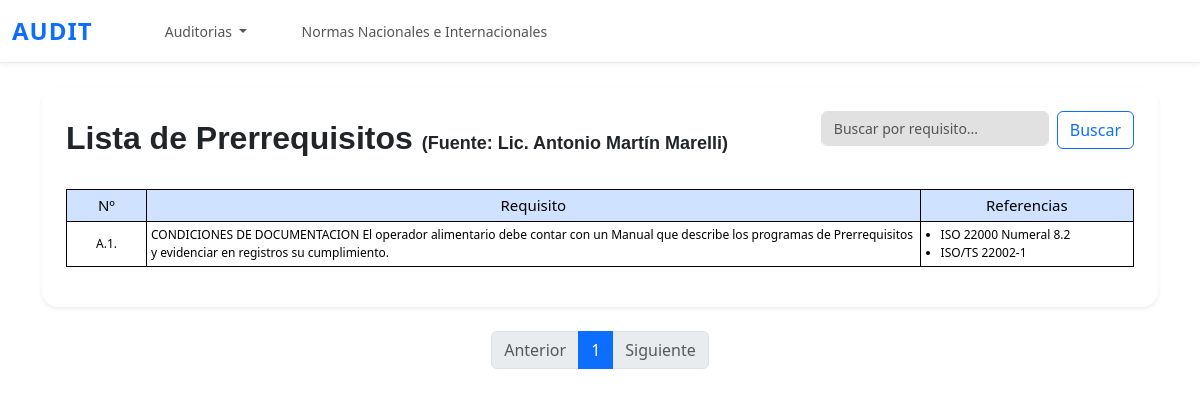
The app's page /ppr/lista/, older data.
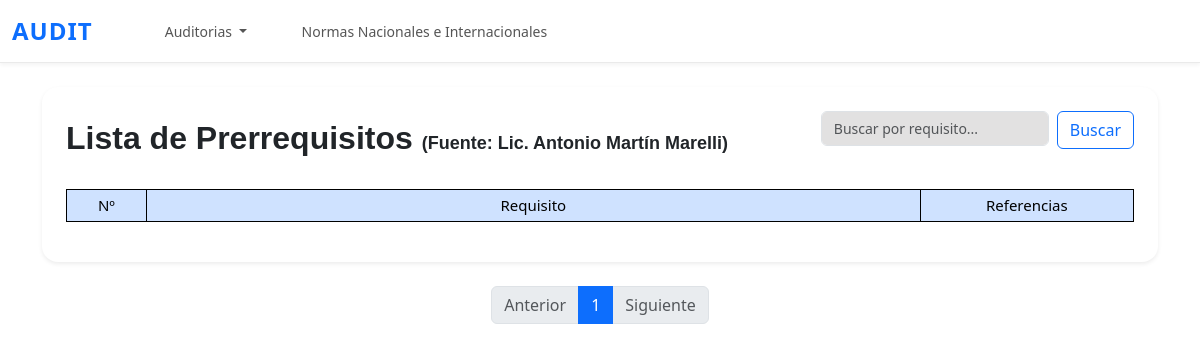
The same page, newer data.
### questions/models.py (models this page shows, shortened)
class Ppr(models.Model):
    numero = models.CharField(max_length=5)
    requisito = models.TextField(blank=True, null=True)
    estado = models.BooleanField(default=True)

class Referencia(models.Model):
    prr = models.ForeignKey(Ppr, related_name='referencias', on_delete=models.CASCADE)
    texto = models.CharField(max_length=255)

### questions/views.py (the view)
# urls.py: path('ppr/lista/', lista_ppr, name='lista_ppr'),
def lista_ppr(request):
    query = request.GET.get('q', '')  # 'q' será el nombre del input de búsqueda
    pprs = Ppr.objects.prefetch_related('referencias').all().order_by('numero')
    if query:
        pprs = pprs.filter(Q(requisito__icontains=query))
    paginator = Paginator(pprs, 5)  # 5 registros por página
    page_number = request.GET.get('page')
    page_obj = paginator.get_page(page_number)
    context = {
        'page_obj': page_obj,
        'query': query,  # Para mantener el texto buscado en el input
    }
    return render(request, 'questions/lista_ppr.html', context)

### questions/templates/questions/lista_ppr.html (shortened to what this page needs)
{% extends 'questions/base.html' %}
{% load static %}
{% block content %}
<div class="container py-4">
    <div class="bg-white p-4 rounded-4 shadow-sm">
        <div class="d-flex flex-wrap justify-content-between align-items-center mb-4">
            <h2 class="mb-0" style="font-family: 'Montserrat', sans-serif; font-weight: 600;">
                Lista de Prerrequisitos <span style="font-size: 18px; font-family: Arial, Helvetica, sans-serif;">(Fuente: Lic. Antonio Martín Marelli)</span>
            </h2>
            <form method="get" class="d-flex mb-3" role="search">
              <input class="form-control me-2" type="search" placeholder="Buscar por requisito..." aria-label="Buscar" name="q" value="{{ query }}">
              <button class="btn btn-outline-primary" type="submit">Buscar</button>
            </form>
        </div>
        <div class="table-responsive">
            <table class="table table-bordered table-hover align-middle table-sm small">
                <thead class="table-primary text-center">
                    <tr>
                        <th style="width: 80px;">Nº</th>
                        <th>Requisito</th>
                        <th style="width: 20%">Referencias</th>
                    </tr>
                </thead>
                <tbody>
                    {% for ppr in page_obj %}
                    <tr>
                        <td class="text-center">{{ ppr.numero }}</td>
                        <td>{{ ppr.requisito }}</td>
                        <td>
                            <ul class="mb-0 ps-3">
                                {% for ref in ppr.referencias.all %}
                                    <li>{{ ref.texto }}</li>
                                {% empty %}
                                    <li><em>Sin referencias</em></li>
                                {% endfor %}
                            </ul>
                        </td>
                    </tr>
                    {% endfor %}
                </tbody>
            </table>
        </div>
    </div>
</div>
<nav aria-label="Page navigation">
  <ul class="pagination justify-content-center">
    {% if page_obj.has_previous %}
      <li class="page-item">
        <a class="page-link" href="?q={{ query }}&page={{ page_obj.previous_page_number }}">Anterior</a>
      </li>
    {% else %}
      <li class="page-item disabled">
        <span class="page-link">Anterior</span>
      </li>
    {% endif %}
    {% for num in page_obj.paginator.page_range %}
      {% if page_obj.number == num %}
        <li class="page-item active">
          <span class="page-link">{{ num }}</span>
        </li>
      {% else %}
        <li class="page-item">
          <a class="page-link" href="?q={{ query }}&page={{ num }}">{{ num }}</a>
        </li>
      {% endif %}
    {% endfor %}
    {% if page_obj.has_next %}
      <li class="page-item">
        <a class="page-link" href="?q={{ query }}&page={{ page_obj.next_page_number }}">Siguiente</a>
      </li>
    {% else %}
      <li class="page-item disabled">
        <span class="page-link">Siguiente</span>
      </li>
    {% endif %}
  </ul>
</nav>
{% endblock %}

Row changes from the older to the newer data that the page shows:
removed Ppr: numero "A.1.", requisito "CONDICIONES DE DOCUMENTACION El operador alimentario debe contar con un Manual que describe los programas de Prerrequisitos y evidenciar en registros su cumplimiento."
removed Referencia: texto "ISO 22000 Numeral 8.2"
removed Referencia: texto "ISO/TS 22002-1"
